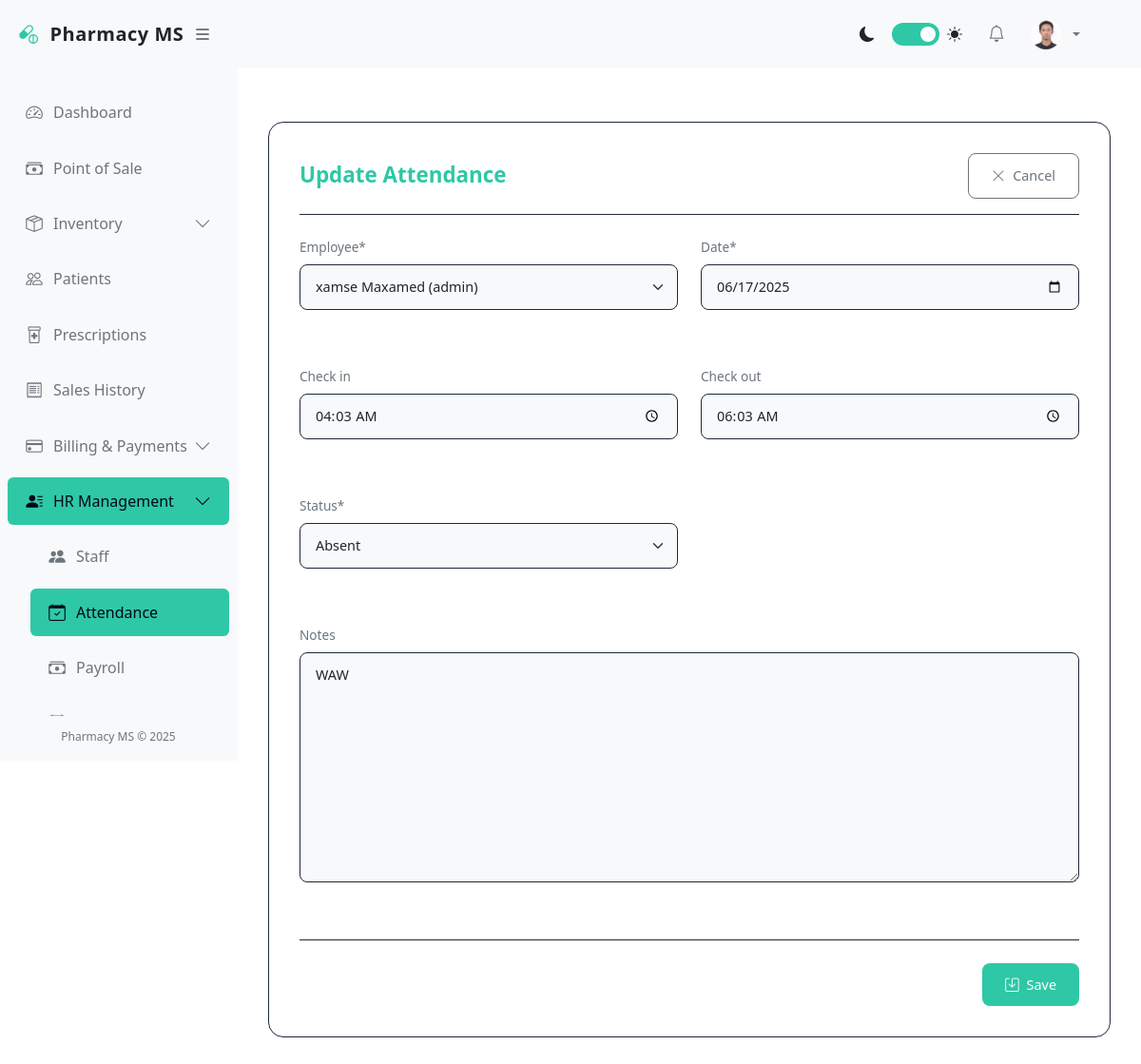
The page /accounts/attendance/5/update/ (signed in) on the database its author committed.
### accounts/models.py (models this page shows, shortened)
class User(AbstractUser):
    GENDER_CHOICES = (
        ('M', 'Male'),
        ('F', 'Female'),
        ('O', 'Other'),
    )
    ROLES = (
        ('admin', 'Administrator'),
        ('pharmacist', 'Pharmacist'),
        ('cashier', 'Cashier'),
        ('manager', 'Manager'),
        ('staff', 'Staff'),
    )
    role = models.CharField(max_length=20, choices=ROLES, default='staff')
    gender = models.CharField(max_length=1, choices=GENDER_CHOICES, blank=True, null=True)
    phone = models.CharField(max_length=20, blank=True, null=True)
    address = models.TextField(blank=True, null=True)
    date_of_birth = models.DateField(blank=True, null=True)
    hire_date = models.DateField(blank=True, null=True)
    profile_picture = models.ImageField(upload_to='profile_pics/', blank=True, null=True)
    is_active = models.BooleanField(default=True)
    def __str__(self):
        return f"{self.get_full_name()} ({self.role})"

class Attendance(models.Model):
    STATUS_CHOICES = (
        ('present', 'Present'),
        ('absent', 'Absent'),
        ('late', 'Late'),
        ('half_day', 'Half Day'),
        ('leave', 'Leave'),
    )
    employee = models.ForeignKey(User, on_delete=models.CASCADE, related_name='attendances')
    date = models.DateField()
    check_in = models.TimeField(blank=True, null=True)
    check_out = models.TimeField(blank=True, null=True)
    status = models.CharField(max_length=10, choices=STATUS_CHOICES, default='present')
    notes = models.TextField(blank=True, null=True)
    class Meta:
        unique_together = ('employee', 'date')
        verbose_name_plural = 'Attendance records'
        ordering = ['-date', 'employee__first_name']

### accounts/views.py (the view)
# urls.py: path('attendance/<int:pk>/update/', views.attendance_update, name='attendance_update'),
@login_required
def attendance_update(request, pk):
    attendance = get_object_or_404(Attendance, pk=pk)
    if request.method == 'POST':
        form = AttendanceForm(request.POST, instance=attendance)
        if form.is_valid():
            form.save()
            messages.success(request, 'Attendance record updated successfully!')
            return redirect('attendance_list')
    else:
        form = AttendanceForm(instance=attendance)
    return render(request, 'accounts/attendance_form.html', {'form': form, 'title': 'Update Attendance'})

### accounts/forms.py
class AttendanceForm(forms.ModelForm):
    class Meta:
        model = Attendance
        fields = ['employee', 'date', 'check_in', 'check_out', 'status', 'notes']
        widgets = {
            'date': forms.DateInput(attrs={'type': 'date'}),
            'check_in': forms.TimeInput(attrs={'type': 'time'}),
            'check_out': forms.TimeInput(attrs={'type': 'time'}),
        }

### pharmacy/templates/accounts/attendance_form.html (shortened to what this page needs)
{% extends 'base.html' %}
{% load crispy_forms_tags %}
{% block content %}
<div class="batch-form-container">
    <div class="form-header">
        <h2 class="form-title">{{ title }}</h2>
        <a href="{% url 'attendance_list' %}" class="btn btn-outline">
            <i class="bi bi-x-lg"></i> Cancel
        </a>
    </div>
    <form method="post">
        <div class="form-row">
            <div class="form-group">
                {{ form.employee|as_crispy_field }}
            </div>
            <div class="form-group">
                {{ form.date|as_crispy_field }}
            </div>
            <div class="form-group">
                {{ form.check_in|as_crispy_field }}
            </div>
            <div class="form-group">
                {{ form.check_out|as_crispy_field }}
            </div>
            <div class="form-group">
                {{ form.status|as_crispy_field }}
            </div>
            <div class="form-group full-width">
                {{ form.notes|as_crispy_field }}
            </div>
        </div>
        <div class="form-actions">
            <button type="submit" class="btn btn-primary">
                <i class="bi bi-save"></i> Save
            </button>
        </div>
    </form>
</div>
{% endblock %}

### pharmacy/templates/base.html (shortened to what this page needs)
<!DOCTYPE html>
<html lang="en">
<head>
    <link href="https://cdn.jsdelivr.net/npm/bootstrap@5.3.0/dist/css/bootstrap.min.css" rel="stylesheet">
    <link rel="stylesheet" href="https://cdn.jsdelivr.net/npm/bootstrap-icons@1.10.0/font/bootstrap-icons.css">
</head>
<body>
    <div class="d-flex">
        <div class="sidebar" id="sidebar">
            <div class="sidebar-header">
                <a href="{% url 'dashboard' %}" class="sidebar-brand">
                    <i class="bi bi-capsule-pill sidebar-brand-icon"></i>
                    <span id="sidebar-title">Pharmacy MS</span>
                </a>
                <button class="toggle-btn" id="toggle-sidebar">
                    <i class="bi bi-list"></i>
                </button>
            </div>
            <div class="px-2 py-3" style="height: calc(100% - 120px); overflow-y: auto;">
                <ul class="nav flex-column">
                    <li class="nav-item">
                        <a class="nav-link {% if request.resolver_match.url_name == 'dashboard' %}active{% endif %}"
                            href="{% url 'dashboard' %}">
                            <i class="bi bi-speedometer2"></i>
                            <span class="nav-link-text ms-2">Dashboard</span>
                        </a>
                    </li>
                    <li class="nav-item">
                        <a class="nav-link {% if 'pos' in request.resolver_match.url_name %}active{% endif %}"
                            href="{% url 'pos' %}">
                            <i class="bi bi-cash-stack"></i>
                            <span class="nav-link-text ms-2">Point of Sale</span>
                        </a>
                    </li>
                    <li class="nav-item">
                        <a class="nav-link "
                            data-bs-toggle="collapse" href="#inventoryCollapse">
                            <i class="bi bi-box-seam"></i>
                            <span class="nav-link-text ms-2">Inventory</span>
                            <i class="bi bi-chevron-down collapse-icon ms-auto"></i>
                        </a>
                    </li>
                    <li class="nav-item">
                        <a class="nav-link {% if 'patient' in request.resolver_match.url_name %}active{% endif %}"
                            href="{% url 'patient_list' %}">
                            <i class="bi bi-people"></i>
                            <span class="nav-link-text ms-2">Patients</span>
                        </a>
                    </li>
                    <li class="nav-item">
                        <a class="nav-link {% if 'prescription' in request.resolver_match.url_name %}active{% endif %}"
                            href="{% url 'prescription_list' %}">
                            <i class="bi bi-prescription2"></i>
                            <span class="nav-link-text ms-2">Prescriptions</span>
                        </a>
                    </li>
                    <li class="nav-item">
                        <a class="nav-link {% if 'sale' in request.resolver_match.url_name and 'pos' not in request.resolver_match.url_name %}active{% endif %}"
                            href="{% url 'sale_list' %}">
                            <i class="bi bi-receipt"></i>
                            <span class="nav-link-text ms-2">Sales History</span>
                        </a>
                    </li>
                    <li class="nav-item">
                        <a class="nav-link {% if 'billing' in request.resolver_match.url_name or 'payment' in request.resolver_match.url_name %}active{% endif %}"
                            data-bs-toggle="collapse" href="#billingCollapse">
                            <i class="bi bi-credit-card"></i>
                            <span class="nav-link-text ms-2">Billing & Payments</span>
                            <i class="bi bi-chevron-down collapse-icon ms-auto"></i>
                        </a>
                    </li>
                    <li class="nav-item">
                        <a class="nav-link {% if 'user' in request.resolver_match.url_name or 'attendance' in request.resolver_match.url_name or 'payroll' in request.resolver_match.url_name %}active{% endif %}"
                            data-bs-toggle="collapse" href="#hrCollapse">
                            <i class="bi bi-person-lines-fill"></i>
                            <span class="nav-link-text ms-2">HR Management</span>
                            <i class="bi bi-chevron-down collapse-icon ms-auto"></i>
                        </a>
                        <div class="collapse {% if 'user' in request.resolver_match.url_name or 'attendance' in request.resolver_match.url_name or 'payroll' in request.resolver_match.url_name %}show{% endif %}"
                            id="hrCollapse">
                            <ul class="nav flex-column ps-4">
                                <li class="nav-item">
                                    <a class="nav-link {% if 'user' in request.resolver_match.url_name %}active{% endif %}"
                                        href="{% url 'user_list' %}">
                                        <i class="bi bi-people-fill"></i>
                                        <span class="nav-link-text ms-2">Staff</span>
                                    </a>
                                </li>
                                <li class="nav-item">
                                    <a class="nav-link {% if 'attendance' in request.resolver_match.url_name %}active{% endif %}"
                                        href="{% url 'attendance_list' %}">
                                        <i class="bi bi-calendar-check"></i>
                                        <span class="nav-link-text ms-2">Attendance</span>
                                    </a>
                                </li>
                                <li class="nav-item">
                                    <a class="nav-link {% if 'payroll' in request.resolver_match.url_name %}active{% endif %}"
                                        href="{% url 'payroll_list' %}">
                                        <i class="bi bi-cash-stack"></i>
                                        <span class="nav-link-text ms-2">Payroll</span>
                                    </a>
                                </li>
                                <li class="nav-item">
                                    <a class="nav-link {% if 'leave' in request.resolver_match.url_name %}active{% endif %}"
                                        href="{% url 'leave_list' %}">
                                        <i class="bi bi-calendar"></i>
                                        <span class="nav-link-text ms-2">Leave</span>
                                    </a>
                                </li>
                            </ul>
                        </div>
                    </li>
                </ul>
            </div>
            <div class="sidebar-footer">
                Pharmacy MS &copy; 2025
            </div>
        </div>
        <div class="main-content flex-grow-1" id="main-content">
            <nav class="navbar navbar-expand-lg navbar-light bg-light border-bottom">
                <div class="container-fluid">
                    <div class="collapse navbar-collapse" id="navbarSupportedContent">
                        <ul class="navbar-nav ms-auto align-items-center">
                            <li class="nav-item me-3">
                                <div class="d-flex align-items-center">
                                    <i class="bi bi-moon-fill me-2"></i>
                                    <label class="theme-switch">
                                        <span class="slider"></span>
                                    </label>
                                    <i class="bi bi-sun-fill ms-2"></i>
                                </div>
                            </li>
                            <li class="nav-item dropdown me-2">
                                <a class="nav-link position-relative" href="#" id="notificationsDropdown" role="button"
                                    data-bs-toggle="dropdown">
                                    <i class="bi bi-bell"></i>
                                </a>
                            </li>
                            <li class="nav-item dropdown">
                                <a class="nav-link dropdown-toggle d-flex align-items-center" href="#" id="userDropdown"
                                    role="button" data-bs-toggle="dropdown">
                                    {% if user.profile_picture %}
                                    <img src="{{ user.profile_picture.url }}" class="rounded-circle me-2" width="32"
                                        height="32" alt="Profile">
                                    {% else %}
                                    <i class="bi bi-person-circle me-2"></i>
                                    {% endif %}
                                </a>
                            </li>
                        </ul>
                    </div>
                </div>
            </nav>
            <div class="container-fluid py-4">
                {% block content %}{% endblock %}
            </div>
        </div>
    </div>
</body>
</html>

### pharmacy/templates/base.html (style rules this page uses)
:root { --bg-primary: #030817; --bg-secondary: #0b1120; --accent-color: #2ec8a6; --text-primary: #f8fafc; --text-secondary: #94a3b8; --sidebar-width: 250px; --navbar-height: 72px; --sidebar-collapsed-width: 80px; }
body { background-color: var(--bg-primary); color: var(--text-primary); font-family: 'Segoe UI', system-ui, -apple-system, sans-serif; }
.sidebar { height: 100vh; position: fixed; width: var(--sidebar-width); background-color: var(--bg-secondary); border-right: 1px solid rgba(255, 255, 255, 0.1); transition: all 0.3s cubic-bezier(0.4, 0, 0.2, 1); z-index: 1000; }
.main-content { margin-left: var(--sidebar-width); transition: all 0.3s cubic-bezier(0.4, 0, 0.2, 1); padding-top: var(--navbar-height); }
.nav-link { color: var(--text-secondary); border-radius: 0.375rem; margin: 0.25rem 0; padding: 0.75rem 1rem; transition: all 0.2s ease; position: relative; display: flex; align-items: center; }
.nav-link.active { background-color: var(--accent-color); color: #030817; font-weight: 500; }
.sidebar-header { padding: 1.25rem; border-bottom: 1px solid rgba(255, 255, 255, 0.1); display: flex; align-items: center; justify-content: space-between; }
.toggle-btn { border: none; background: none; font-size: 1.25rem; cursor: pointer; color: var(--text-primary); transition: all 0.2s ease; }
.navbar { background-color: var(--bg-secondary) !important; border-bottom: 1px solid rgba(255, 255, 255, 0.1) !important; padding: 0.75rem 1.5rem; position: fixed; top: 0; right: 0; left: var(--sidebar-width); z-index: 1000; height: var(--navbar-height); transition: all 0.3s cubic-bezier(0.4, 0, 0.2, 1); }
.container-fluid { padding: 2rem; }
.collapse-icon { transition: transform 0.2s ease; }
.theme-switch { display: inline-block; position: relative; width: 50px; height: 24px; margin-left: 10px; }
.slider { position: absolute; cursor: pointer; top: 0; left: 0; right: 0; bottom: 0; background-color: #334155; transition: .4s; border-radius: 24px; }
.slider:before { position: absolute; content: ""; height: 16px; width: 16px; left: 4px; bottom: 4px; background-color: white; transition: .4s; border-radius: 50%; }
input:checked+.slider { background-color: var(--accent-color); }
input:checked+.slider:before { transform: translateX(26px); }
.nav-item { position: relative; }
.nav-link i { min-width: 24px; text-align: center; font-size: 1.1rem; }
.sidebar-brand { font-weight: 700; font-size: 1.25rem; letter-spacing: 0.5px; color: var(--text-primary); text-decoration: none; display: flex; align-items: center; }
.sidebar-brand-icon { margin-right: 0.75rem; color: var(--accent-color); }
.sidebar-footer { position: absolute; bottom: 0; width: 100%; padding: 1rem; border-top: 1px solid rgba(255, 255, 255, 0.1); text-align: center; font-size: 0.75rem; color: var(--text-secondary); }

### rows shown on the page
User: profile_picture (picture)
Attendance: employee "xamse Maxamed (admin)", date "06/17/2025", check_in "04:03:00", check_out "06:03:00", status "Absent", notes "WAW"

### other values the page prints
{{ title }} "Update Attendance"
